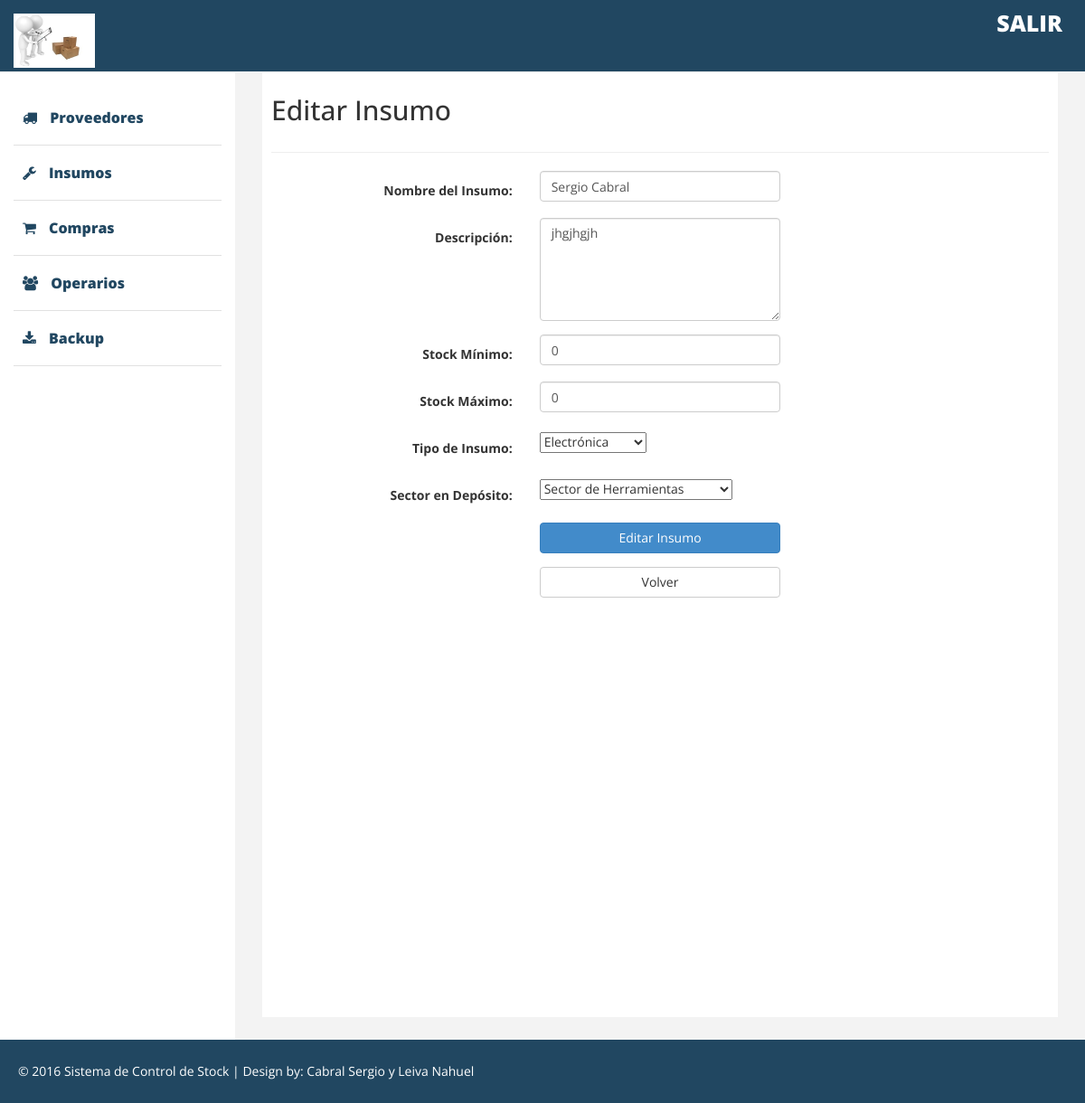
Page /Insumos/editarInsumo_view/2 on the committed database.
### tables this page shows
CREATE TABLE IF NOT EXISTS `insumos` (
  `id_insumo` int(11) NOT NULL AUTO_INCREMENT,
  `nombre_insumo` varchar(35) NOT NULL,
  `descripcion` text NOT NULL,
  `stock_min` int(11) NOT NULL,
  `stock_max` int(11) NOT NULL,
  `id_tipoinsumo` int(12) NOT NULL,
  `id_sector` int(12) NOT NULL,
  PRIMARY KEY (`id_insumo`),
  UNIQUE KEY `nombre_insumo` (`nombre_insumo`),
  KEY `id_tipoinsumo` (`id_tipoinsumo`),
  KEY `id_sector` (`id_sector`)
);

### application/controllers/Insumos.php (called while the page is built, shortened)
<?php
class Insumos extends CI_Controller {
    public function editarInsumo_view($id_insumo) {
        $this->load->model('Insumos_model');
        $data['insumo'] = $this->Insumos_model->obtenerInsumoPorID($id_insumo);
        $data['sectores'] = $this->Insumos_model->obtenerSectoresDeInsumos();
        $data['tipos_insumos'] = $this->Insumos_model->obtenerTiposDeInsumos();
        $this->load->view('editarinsumo_view', $data);
    }
}

### index.php (called while the page is built, shortened)
<?php
require_once BASEPATH.'core/CodeIgniter.php';

### application/models/Insumos_model.php (called while the page is built, shortened)
<?php
class Insumos_model extends CI_Model {
    public function obtenerTiposDeInsumos() {
        $query = $this->db->query('SELECT * FROM tipo_insumo');
        return $query->result();
    }
    public function obtenerSectoresDeInsumos() {
        $query = $this->db->query('SELECT * FROM sector_insumos');
        return $query->result();
    }
    public function obtenerInsumoPorID($id_insumo) {
        $query = $this->db->query('SELECT i.id_insumo, i.nombre_insumo, i.descripcion, i.stock_min, i.stock_max, i.id_tipoinsumo, t.tipo, i.id_sector, s.sector_deposito '
                . '                 FROM insumos i '
                . '                 LEFT JOIN tipo_insumo t ON t.id_tipoinsumo=i.id_tipoinsumo '
                . '                 LEFT JOIN sector_insumos s ON s.id_sector=i.id_sector '
                . '                 WHERE i.id_insumo="' . $id_insumo . '"');
        return $query->result()[0];
    }
}

### application/views/editarinsumo_view.php (the view, shortened to what this page needs)
<!DOCTYPE html>
<html xmlns="http://www.w3.org/1999/xhtml">
    <head>
        <link href="<?php echo base_url('assets/css/bootstrap.css'); ?>" rel="stylesheet" />
        <link href="<?php echo base_url('assets/css/font-awesome.min.css'); ?>" rel="stylesheet" type="text/css"/>
        <link href="<?php echo base_url('assets/css/custom.css'); ?>" rel="stylesheet" />
    </head>
    <body>
        <?php include 'navbar.php'; ?>
        <div id="page-wrapper" >
            <div id="page-inner">
                <div class="row">
                    <div class="col-md-12">
                        <h2>Editar Insumo</h2>
                    </div>
                </div>
                <hr />
                <form class="form-horizontal" method="post" action="<?php echo base_url('Insumos/editarInsumo'); ?>">
                    <fieldset>
                            <div class="form-group">
                                <label class="col-md-4 control-label" for="nombre">Nombre del Insumo:</label>
                                <div class="col-md-4">
                                    <input id="nombre" name="nombre" type="text" placeholder="" class="form-control input-md" value="<?php echo $insumo->nombre_insumo; ?>">
                                </div>
                            </div>
                            <div class="form-group">
                                <label class="col-md-4 control-label" for="descripcion">Descripción:</label>
                                <div class="col-md-4">
                                    <textarea name="descripcion" id="descripcion" class="form-control" rows="5"><?php echo $insumo->descripcion; ?></textarea>
                                </div>
                            </div>
                            <div class="form-group">
                                <label class="col-md-4 control-label" for="descripcion">Stock Mínimo:</label>
                                <div class="col-md-4">
                                    <input id="stock_min" name="stock_min" type="text" placeholder="" class="form-control input-md" value="<?php echo $insumo->stock_min; ?>">
                                </div>
                            </div>
                            <div class="form-group">
                                <label class="col-md-4 control-label" for="descripcion">Stock Máximo:</label>
                                <div class="col-md-4">
                                    <input id="stock_max" name="stock_max" type="text" placeholder="" class="form-control input-md" value="<?php echo $insumo->stock_max; ?>">
                                </div>
                            </div>
                            <div class="form-group">
                                <label class="col-md-4 control-label" for="localidad">Tipo de Insumo:</label>
                                <div class="col-md-4">
                                    <select name="tipo">
                                        <?php foreach ($tipos_insumos as $tipo) { ?>
                                            <?php if ($tipo->id_tipoinsumo == $insumo->id_tipoinsumo) { ?>
                                                <option value="<?php echo $tipo->id_tipoinsumo; ?>" selected=""><?php echo $tipo->tipo; ?></option>
                                            <?php } else { ?>
                                                <option value="<?php echo $tipo->id_tipoinsumo; ?>"><?php echo $tipo->tipo; ?></option>
                                        <?php } } ?>
                                        </select>
                                    </div>
                                </div>
                                <div class="form-group">
                                    <label class="col-md-4 control-label" for="localidad">Sector en Depósito:</label>
                                    <div class="col-md-4">
                                        <select name="sector">
                                            <?php foreach ($sectores as $sector) { ?>
                                                <option value="<?php echo $sector->id_sector; ?>"><?php echo $sector->sector_deposito; ?></option>
                                            <?php } ?>
                                        </select>
                                    </div>
                                </div>
                                <div class="form-group">
                                    <div class="col-md-4 col-md-offset-4">
                                        <button id="singlebutton" name="singlebutton" class="btn btn-primary btn-block">Editar Insumo</button>
                                    </div>
                                </div>
                                <div class="form-group">
                                    <div class="col-md-4 col-md-offset-4">
                                        <a class="btn btn-block btn-default" href="<?php echo base_url('Insumos/Insumos_view'); ?>">Volver</a>
                                    </div>
                                </div>
                        </fieldset>
                    </form>
                </div>
            </div>
            <?php include 'footer.php'; ?>
    </body>
</html>

### assets/css/custom.css (style rules this page uses)
body { font-family: 'Open Sans', sans-serif; line-height:30px; }
#page-wrapper { padding: 15px 15px; min-height: 600px; background:#F3F3F3; }
#page-inner { width:100%; margin:10px 20px 10px 0px; background-color:#fff!important; padding:10px; min-height:1050px; }
@media (min-width:768px) { #page-wrapper { margin: 0 0 0 260px; padding: 15px 30px; min-height: 1050px; } }

### rows in the picture
insumos: nombre "Sergio Cabral", descripcion "jhgjhgjh", stock_min "0", stock_max "0"

### other values in the picture
form field tipo "Electrónica"
form field sector "Sector de Herramientas"
